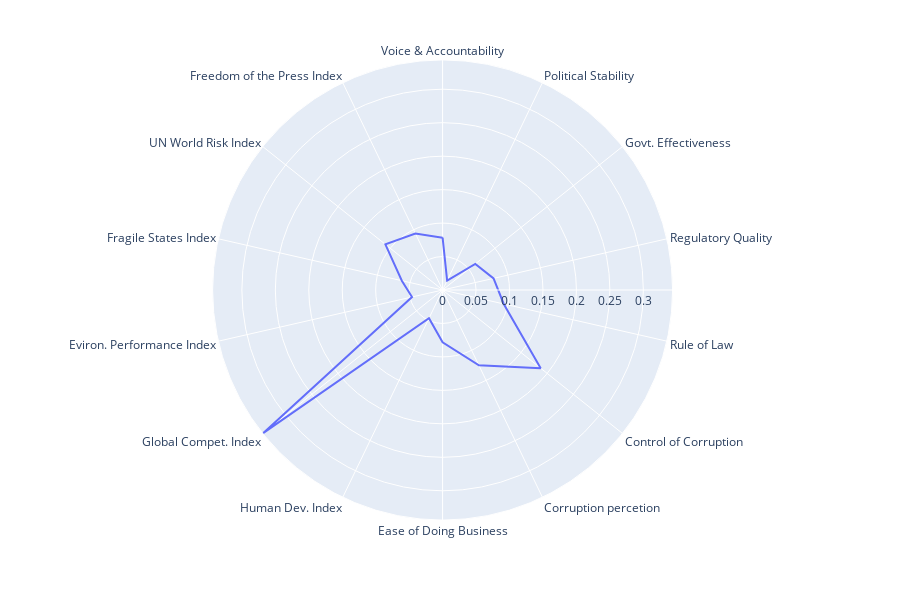

Source (notebook cell):
### Markdown cell above
Экспресс-график. А ниже построим в обычном синтаксисе с медианой.

### Code cell
import plotly.express as px

fig = px.line_polar(df_normalized, r=df_normalized.loc[:,"Voice & Accountability":].values[0], 
                    line_close=True, theta = df_normalized.columns[2:] )
fig.show()

### Figure 1 — Plotly figure (JSON) as saved in the notebook; plotly's stock layout.template omitted (floating-point values rounded to 4 significant figures)
{"data": [{"hoverlabel": {"namelength": 0}, "hovertemplate": "r=%{r}<br>theta=%{theta}", "legendgroup": "", "line": {"color": "#636efa", "dash": "solid"}, "mode": "lines", "name": "", "r": [0.07812, 0.01562, 0.0625, 0.07812, 0.09375, 0.1875, 0.125, 0.07812, 0.04688, 0.3438, 0.04688, 0.0625, 0.1094, 0.09375, 0.07812], "showlegend": false, "subplot": "polar", "theta": ["Voice & Accountability", "Political Stability", "Govt. Effectiveness", "Regulatory Quality", "Rule of Law", "Control of Corruption", "Corruption percetion", "Ease of Doing Business", "Human Dev. Index", "Global Compet. Index", "Eviron. Performance Index", "Fragile States Index", "UN World Risk Index", "Freedom of the Press Index", "Voice & Accountability"], "type": "scatterpolar"}], "layout": {"height": 600, "legend": {"tracegroupgap": 0}, "margin": {"t": 60}, "polar": {"angularaxis": {"direction": "clockwise", "rotation": 90}, "domain": {"x": [0, 0.98], "y": [0, 1]}}}}
